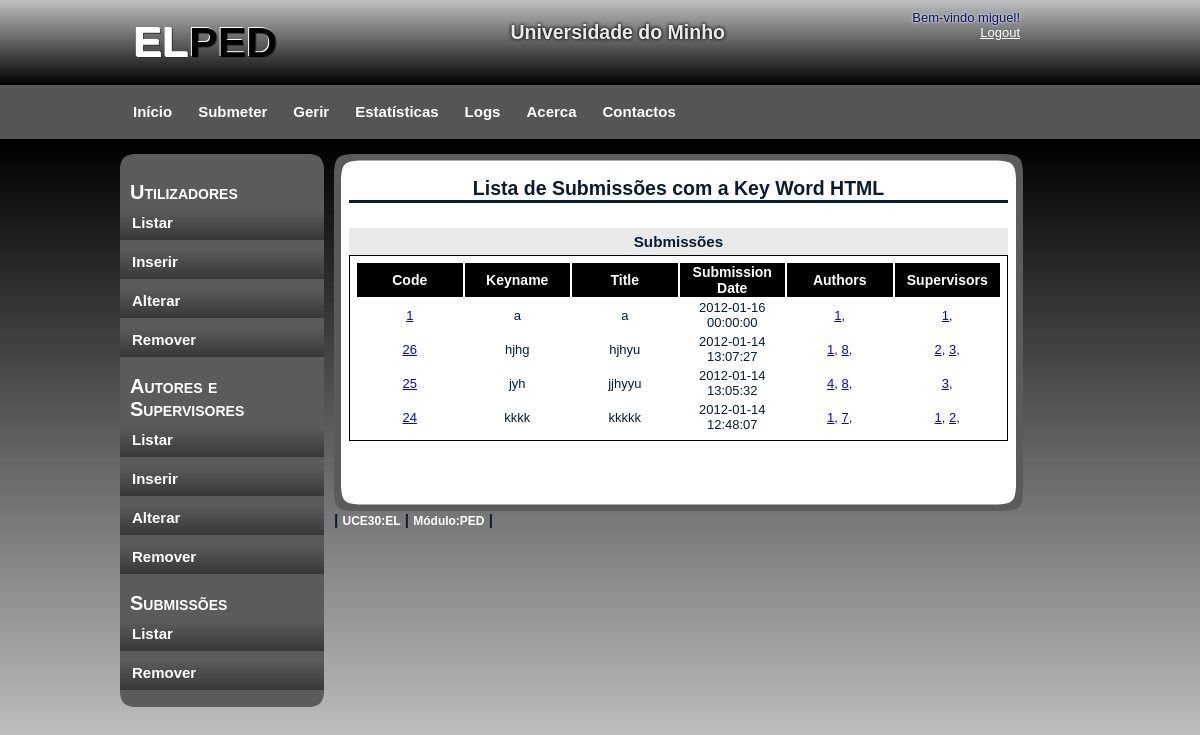
Screenshot of /gerirU/gerirS_Show_KW.php?kwcode=14&page_p=1 (signed in) with the database file from the repository.
### tables this page shows
CREATE TABLE IF NOT EXISTS `KeyWord` (
  `kwcode` int(11) NOT NULL AUTO_INCREMENT,
  `keyword` varchar(255) NOT NULL,
  PRIMARY KEY (`kwcode`)
);

CREATE TABLE IF NOT EXISTS `Project` (
  `projcode` int(11) NOT NULL AUTO_INCREMENT,
  `keyname` varchar(30) NOT NULL,
  `title` varchar(50) NOT NULL,
  `subtitle` varchar(100) DEFAULT NULL,
  `bdate` date NOT NULL,
  `edate` date NOT NULL,
  `subdate` datetime NOT NULL,
  `abstract` varchar(1502) NOT NULL,
  `coursecode` int(11) NOT NULL,
  `path` varchar(300) NOT NULL,
  `remove` int(11) NOT NULL,
  `private` int(11) NOT NULL,
  PRIMARY KEY (`projcode`),
  KEY `coursecode` (`coursecode`)
);

CREATE TABLE IF NOT EXISTS `ProjAut` (
  `projcode` int(11) NOT NULL,
  `authorcode` int(11) NOT NULL,
  PRIMARY KEY (`projcode`,`authorcode`),
  KEY `authorcode` (`authorcode`)
);

CREATE TABLE IF NOT EXISTS `ProjSup` (
  `projcode` int(11) NOT NULL,
  `supcode` int(11) NOT NULL,
  PRIMARY KEY (`projcode`,`supcode`),
  KEY `supcode` (`supcode`)
);

### ini.php (called while the page is built, shortened)
<?php
   $num_proj = 10;
?>

### gerirU/gerirS_Show_KW.php (the view, shortened to what this page needs)
<!DOCTYPE html>
<html>
    <head>
        <link rel="stylesheet" type="text/css" href="../css/style.css" />
    </head>
    <body>
        <div id="container">
            <?php
            require_once '../header.php';
            require_once '../menus/menu_gerirU.php';
            require_once '../menus/leftmenuGerir.php';
            include '../ini.php';
            ?>
            <div id="content">
                <div id="content_top"></div>
                <div id="content_main">
                    <?php
                    if (!$con) {
                        echo "<h3>Erro ao ligar ao servidor.</h3><br/>" . mysql_error();
                    } else {
                        $kwcode = $_REQUEST["kwcode"];
                        $sql = "SELECT keyword FROM KeyWord WHERE kwcode='$kwcode'";
                        $res = mysql_query($sql, $con);
                        $nome = "";
                        while ($reg = mysql_fetch_array($res)) {
                            $nome = $reg["keyword"];
                        }
                    }
                    ?>
                    <h2>Lista de Submissões com a Key Word <? echo "$nome"; ?></h2>
                    <br/>
                    <div id="containt_main_users">
                        <?php
                        if (!$con) {
                            echo "<h3>Erro ao ligar ao servidor.</h3><br/>" . mysql_error();
                        } else {
                            $kwcode = $_REQUEST["kwcode"];
                            $page_p = $_REQUEST["page_p"];
                            $max = $page_p * $num_proj;
                            $min = $max - $num_proj;
                            $sql = "SELECT * FROM Project WHERE projcode IN (
                                SELECT projcode FROM ProjKW WHERE kwcode='$kwcode'
                                ) ORDER BY subdate DESC LIMIT $min,$max";
                            $res = mysql_query($sql, $con);
                            submission_to_table("Submissões", $res);
                            ?>
                            <div id="page">
                            </div>
                            <?php
                        }
                        ?>
                    </div>
                    <br/>
                </div>
                <div id="content_bottom"></div>
                <?php
                require_once '../menus/footer.php';
                ?>
            </div>
        </div>
    </body>
</html>
<?php
function submission_to_table($titulo, $res) {
    echo "<h3 class=\"user\">" . $titulo . "</h3>";
    echo "<div id=\"containt_main_users_column_label\">";
    echo "<table class=\"user\">";
    echo "<tr>";
    echo "<th class=\"user\">Code</th>";
    echo "<th class=\"user\">Keyname</th>";
    echo "<th class=\"user\">Title</th>";
    echo "<th class=\"user\">Submission Date</th>";
    echo "<th class=\"user\">Authors</th>";
    echo "<th class=\"user\">Supervisors</th>";
    echo "</tr>";
    while ($reg = mysql_fetch_array($res)) {
        $id = $reg["projcode"];
        echo "<td class=\"user\"><a href=\"gerirS_Show.php?projcode=$id\">" . $id . "</a></td>";
        echo "<td class=\"user\">" . $reg["keyname"] . "</td>";
        echo "<td class=\"user\">" . $reg["title"] . "</td>";
        echo "<td class=\"user\">" . $reg["subdate"] . "</td>";
        $sql = "SELECT authorcode FROM ProjAut WHERE projcode='$id'";
        $result = mysql_query($sql);
        $autores = "";
        while ($rows = mysql_fetch_array($result)) {
            $autores .= "<a href=\"gerirAS_Show_author.php?authorcode=" . $rows['authorcode'] . "\" >";
            $autores .= $rows['authorcode'];
            $autores .= "</a>, ";
        }
        echo "<td class=\"user\">" . $autores . "</td>";
        $sql = "SELECT supcode FROM ProjSup WHERE projcode='$id'";
        $result = mysql_query($sql);
        $supervisores = "";
        while ($rows = mysql_fetch_array($result)) {
            $supervisores .= "<a href=\"gerirAS_Show_supervisor.php?supcode=" . $rows['supcode'] . "&page_p=1\" >";
            $supervisores .= $rows['supcode'];
            $supervisores .= "</a>, ";
        }
        echo "<td class=\"user\">" . $supervisores . "</td>";
    }
    echo "</table>";
    echo "</div>";
}
?>

### css/style.css (style rules this page uses)
body { margin: 0; padding: 0; text-align: left; font: 12px Arial, Helvetica, sans-serif; font-size: 13px; color: #061C37; background: #CCCCCC; background-image:url(images/background.png); background-repeat:repeat-x; }
* { margin: 0 auto 0 auto; text-align:left; }
a, a:visited { color: blue; }
#container { display: block; height:auto; position: relative; width: 960px; }
#content { display:block; float:left; width:689px; height:auto; padding-left:10px; padding-top:15px; padding-right:10px; padding-bottom:5px; }
#content_top { background-image:url(images/main_top.png); background-repeat:no-repeat; width:689px; height:23px; }
#content_main { background-image:url(images/main_back.png); background-repeat:repeat-y; width:659px; padding-left:15px; padding-right:15px; }
#content_main h2 { text-align: center; border-bottom-style: solid; }
#content_bottom { background-image:url(images/main_bottom.png); background-repeat:no-repeat; width:689px; height:23px; }
#containt_main_users h3 { margin-top: 10px; padding: 5px; background-color: #EAEAEA; text-align: center; }
h3.user { padding-top: 10px; }
table.user { clear: both; border: 1px solid black; padding:5px; word-wrap:break-word; width: 100%; table-layout: fixed; height: 35px; overflow: visible; }
th.user { text-align: center; font-size: 14px; color: white; background-color:black; }
td.user { text-align: center; }
#page { width: 100%; height: 32px; }
html, body { text-align: center; }

### rows the page displays
keyword: keyword "HTML"
project: projcode "1", keyname "a", title "a", subdate "2012-01-16 00:00:00"
projaut: value "1"
projsup: value "1"
project: projcode "26", keyname "hjhg", title "hjhyu", subdate "2012-01-14 13:07:27"
projaut: value "1"
projaut: value "8"
projsup: value "2"
projsup: value "3"
project: projcode "25", keyname "jyh", title "jjhyyu", subdate "2012-01-14 13:05:32"
projaut: value "4"
projaut: value "8"
projsup: value "3"
project: projcode "24", keyname "kkkk", title "kkkkk", subdate "2012-01-14 12:48:07"
projaut: value "1"
projaut: value "7"
projsup: value "1"
projsup: value "2"

### other values shown
$_SESSION['username'] "miguel"
$titulo "Submissões"
